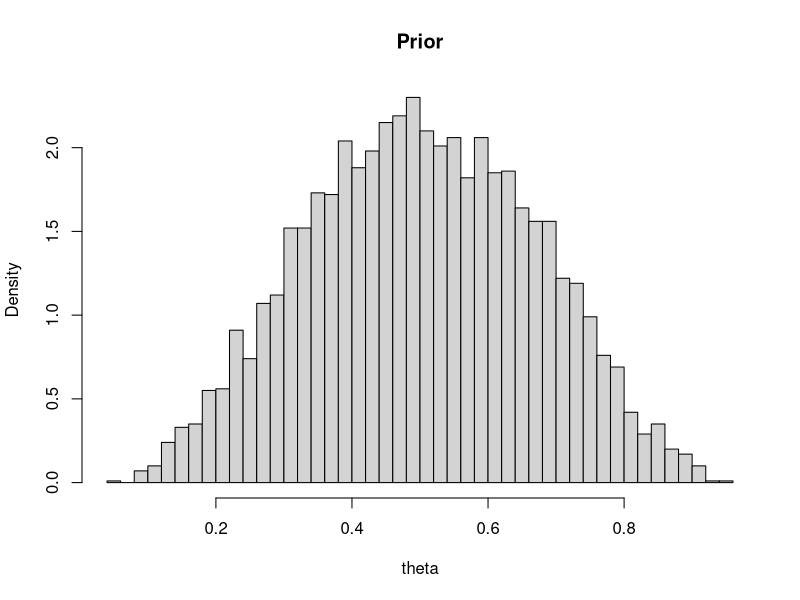
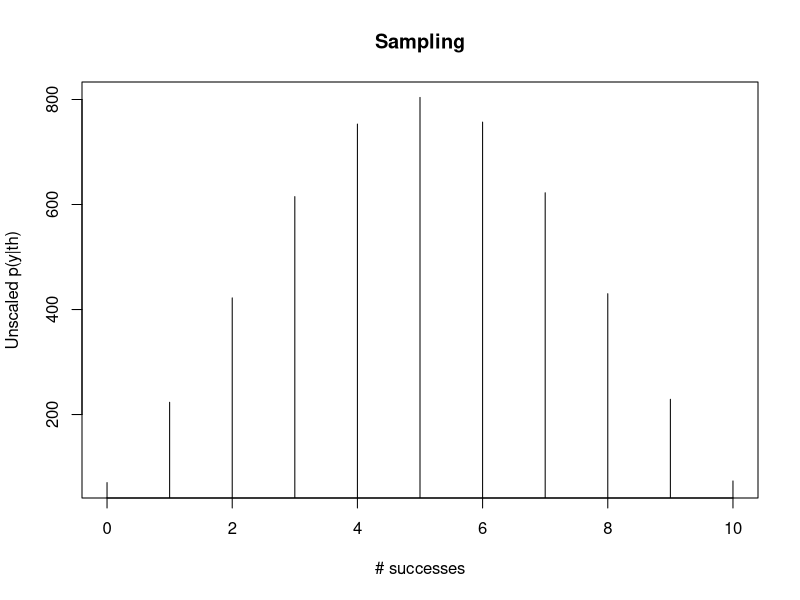
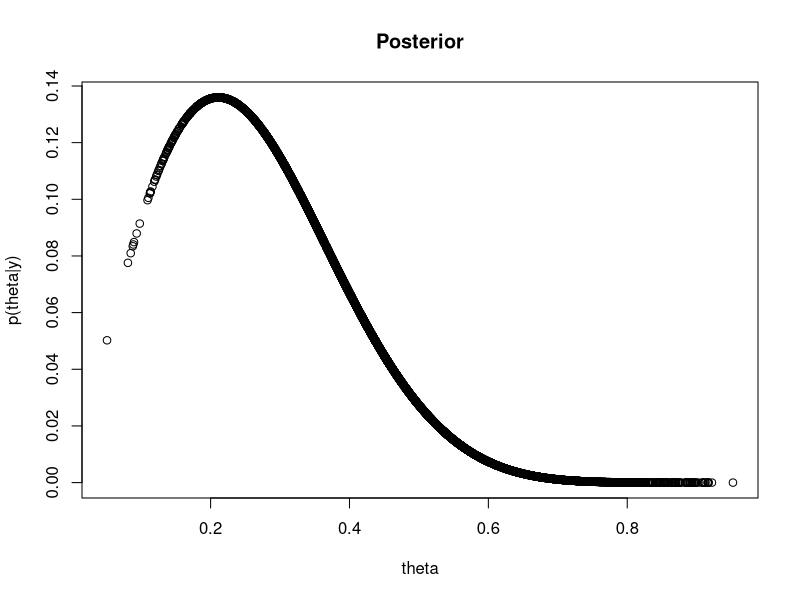

These charts were generated, in order, by the following R code:
# BDA 2.11 (1)

# Prior th ~ Beta(4, 4)
# Ten Bernoulli trials
# Less than 3 successes
# What is the exact posterior density?

n_sim <- 5000
n_trials <- 10
n_max <- 2 # At most this many successes

# Prior distribution of parameter, p(th)
prior_params <- rbeta(n = n_sim, shape1 = 4, shape2 = 4)
prior_params <- sort(prior_params, decreasing = FALSE)
jpeg('Prior.jpg')
hist(prior_params, breaks = 50, main = 'Prior', 
     xlab = 'theta', probability = TRUE)
dev.off()

# Sampling distribution, p(y|th)
dsampling <- matrix(0, nrow = n_trials + 1, ncol = 1)
for (k in c(0, seq(n_trials))) {
  dsampling[k + 1, ] <- sum(dbinom(x = k, size = n_trials,
                        prob = prior_params))
}
jpeg('Sampling.jpg')
plot(c(0, seq(n_trials)), dsampling, type = 'h',
     xlab = '# successes', ylab = 'Unscaled p(y|th)',
     main = 'Sampling')
dev.off()

# Posterior distribution
# Integrate p(y|theta)p(theta) 
# over the observed results.
# Our results state the number of successes
# is y e {0, 1, .., n_max}.
dposterior <- matrix(0, nrow = n_sim)
for (k in c(0, seq(n_max))) {
  dposterior <- dposterior + 
                prior_params*dbinom(x = k, size = n_trials,
                                    prob = prior_params)
}
jpeg('Posterior.jpg')
plot(prior_params, dposterior, xlab = 'theta', 
     ylab = 'p(theta|y)', main = 'Posterior')
dev.off()
